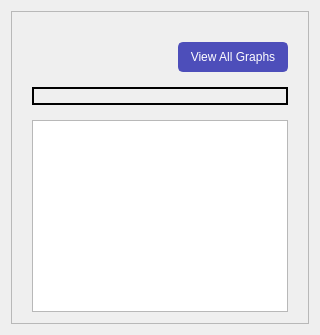
          <widget class="QWidget" name="page_3">
           <layout class="QVBoxLayout" name="verticalLayout_5">
            <item>
             <widget class="QFrame" name="frame_2">
              <property name="frameShape">
               <enum>QFrame::StyledPanel</enum>
              </property>
              <property name="frameShadow">
               <enum>QFrame::Raised</enum>
              </property>
              <layout class="QVBoxLayout" name="verticalLayout_4">
               <property name="spacing">
                <number>15</number>
               </property>
               <property name="leftMargin">
                <number>20</number>
               </property>
               <property name="topMargin">
                <number>30</number>
               </property>
               <property name="rightMargin">
                <number>20</number>
               </property>
               <property name="bottomMargin">
                <number>11</number>
               </property>
               <item alignment="Qt::AlignRight">
                <widget class="QPushButton" name="btnViewAllGraphs">
                 <property name="minimumSize">
                  <size>
                   <width>110</width>
                   <height>30</height>
                  </size>
                 </property>
                 <property name="maximumSize">
                  <size>
                   <width>16777215</width>
                   <height>30</height>
                  </size>
                 </property>
                 <property name="cursor">
                  <cursorShape>PointingHandCursor</cursorShape>
                 </property>
                 <property name="styleSheet">
                  <string notr="true">#btnViewAllGraphs{
border:2px solid  #4d4eba;
background-color:#4d4eba ;
border-radius: 5px;
color:white;
padding:5px 7px;

}
#btnViewAllGraphs:hover
{
background-color:#6c70ca;
color:#f6f8ff;
}
</string>
                 </property>
                 <property name="text">
                  <string>View All Graphs</string>
                 </property>
                </widget>
               </item>
               <item>
                <widget class="QLabel" name="lblGraph">
                 <property name="styleSheet">
                  <string notr="true">border:2px solid black;</string>
                 </property>
                 <property name="text">
                  <string/>
                 </property>
                 <property name="scaledContents">
                  <bool>true</bool>
                 </property>
                </widget>
               </item>
               <item>
                <widget class="QTextEdit" name="graphInformation">
                 <property name="minimumSize">
                  <size>
                   <width>0</width>
                   <height>150</height>
                  </size>
                 </property>
                 <property name="maximumSize">
                  <size>
                   <width>16777215</width>
                   <height>200</height>
                  </size>
                 </property>
                 <property name="readOnly">
                  <bool>true</bool>
                 </property>
                </widget>
               </item>
              </layout>
             </widget>
            </item>
           </layout>
          </widget>
